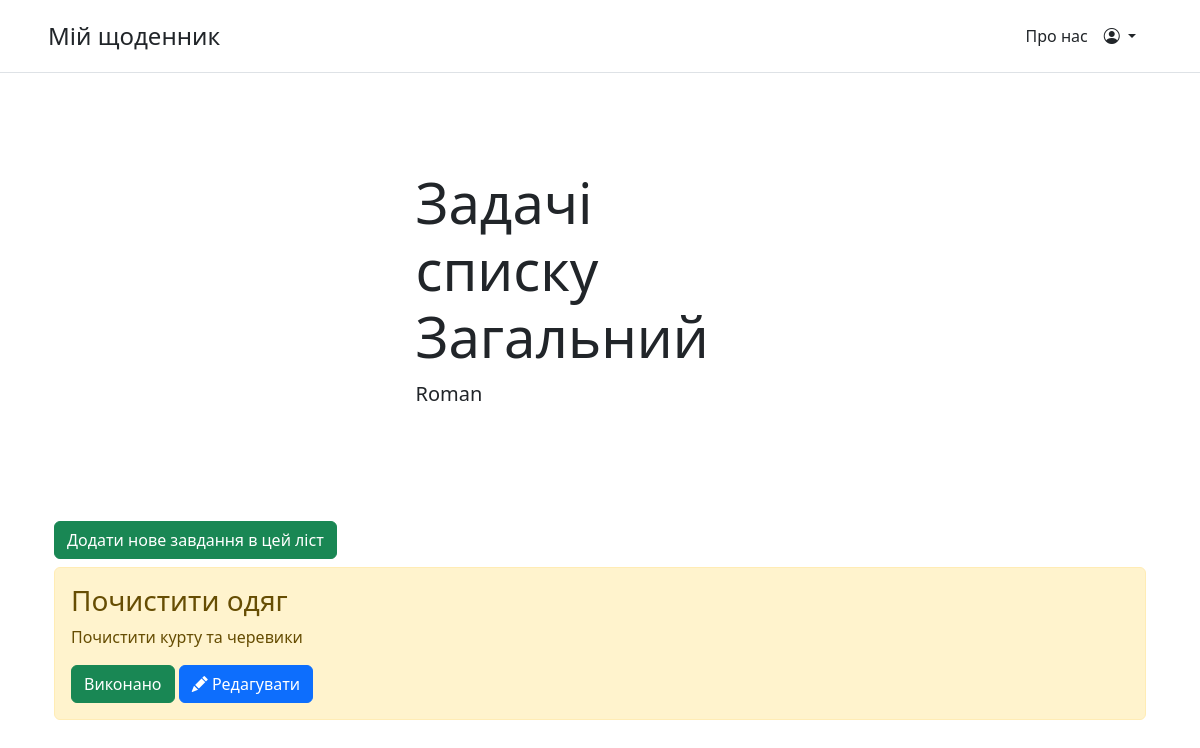
The page /task_in_list?tasklist_id=2 (signed in) on the database its author committed.
### main/models.py (models this page shows, shortened)
class Task(models.Model):
    tasklist = models.ForeignKey(TaskList, on_delete=models.CASCADE, default=1)
    title = models.CharField('Назва', max_length=100)
    task = models.TextField('Завдання')
    class Meta:
        verbose_name = 'Завдання'
        verbose_name_plural = 'Всі завдання'

### main/views.py (the view, shortened to what this page needs)
# urls.py: path('task_in_list', views.view_tasks, name='task_in_list')
def view_tasks(request):
    tasks = Task.objects.filter(tasklist__user=request.user.id, tasklist__id = int(request.GET['tasklist_id']))
    current_tasklist = TaskList.objects.get(id = int(request.GET['tasklist_id'])).name
    context = {
        'title': f'Задачі списку {current_tasklist}',
        'tasks': tasks,
        'user': request.user,
        'mode': 'task'
    }
    return render(request,'main/index.html', context)

### main/templates/main/index.html (shortened to what this page needs)
{% extends 'main/base.html' %}
{% block content %}
    <div class="col-md-5 p-lg-5 mx-auto my-5">
      <h1 class="display-4 fw-normal">{{title}}</h1>
      <p class="lead fw-normal">{{ user.username }}</p>
    </div>
    {% if tasks %}
        {% if mode == 'task' %}
            <div class="container">
                <form method="post">
                    <button class="btn btn-success" id="add_new" value="{{elem.tasklist}}" name="add_new">Додати нове завдання в цей ліст</button>
                </form>
                {% for elem in tasks %}
                    <div class="alert alert-warning mt-2">
                        <h3>{{elem.title}}</h3>
                        <p>{{elem.task}}</p>
                        <form method="post">
                            <button class="btn btn-success" id="success" value="{{elem.id}}" name="success">Виконано</button>
                            <button class="btn btn-primary" id="edit" value="{{elem.id}}" name="edit"><i class="bi bi-pencil-fill"></i> Редагувати</button>
                        </form>
                    </div>
                {% endfor %}
            </div>
        {% else %}
            <div class="container">
            <h3>Йой, щось не так</h3>
        {% endif %}
    {% endif %}
{% endblock %}

### rows shown on the page
Task: title "Почистити одяг", task "Почистити курту та черевики", {{ elem.id }} 26 (drawn)

### other values the page prints
{{ title }} "Задачі списку Загальний"
{{ user.username }} "Roman"
